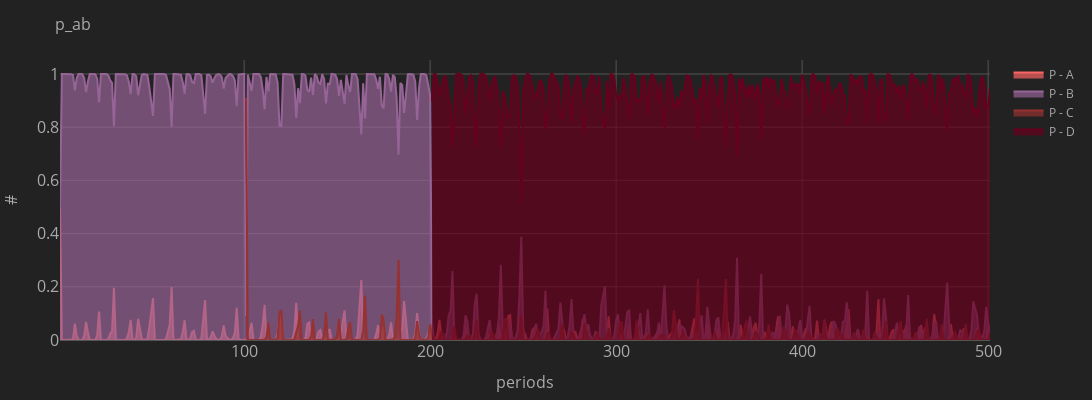
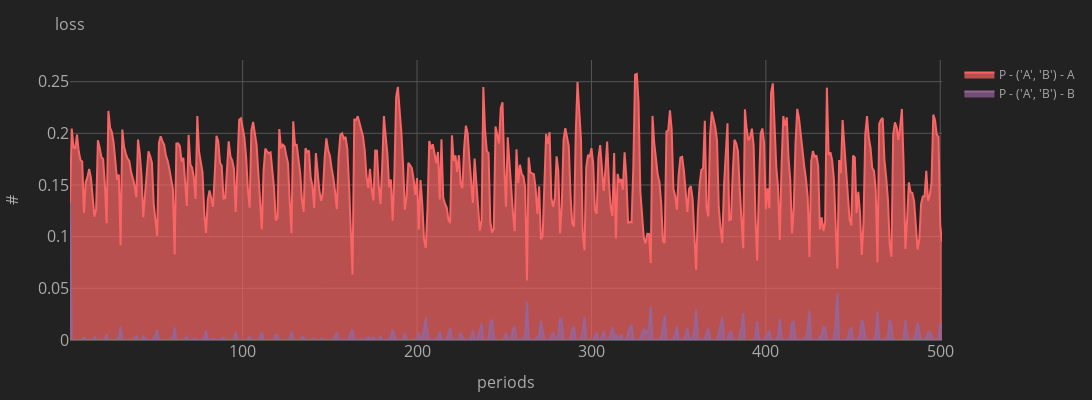

Notebook code cell kept with these figures, in order:
### Markdown cell above
#### CTR

### Code cell
# P(A>B)
# map to dataframe, where each row is a period and each column is a variant
df_p_ab = pd.DataFrame(bandit.df_metrics.P_ab_ctr.to_list(), columns=bandit.agent.variants)

p_data = [ plot.plot(x=bandit.df_metrics.period, y=df_p_ab[variant], color=i, opacity=0.7, name=f'P - {variant}', showlegend=True) for i, variant in enumerate(df_p_ab.columns)]
layout = plot.layout(title=f'p_ab', x_label='periods', y_label='#', theme='dark', width=1200, height=400)
fig = go.Figure(data=p_data, layout=layout).show()

# Loss
# map loss_ctr, where each row is a period and each column is a variant
df_loss = pd.DataFrame(bandit.df_metrics.loss_ctr.to_list())
df_loss = df_loss.applymap(lambda x: (0, 0) if pd.isna(x) else x)

for i, variant in enumerate(df_loss.columns):
    tmp1 = df_loss[variant].apply(lambda x: x[0])
    tmp2 = df_loss[variant].apply(lambda x: x[1])
    p_data = [ plot.plot(x=bandit.df_metrics.period, y=tmp1, color=0, opacity=0.7, name=f'P - {variant} - A', showlegend=True),
               plot.plot(x=bandit.df_metrics.period, y=tmp2, color=1, opacity=0.7, name=f'P - {variant} - B', showlegend=True) ]
    layout = plot.layout(title=f'loss', x_label='periods', y_label='#', theme='dark', width=1200, height=400)
    fig = go.Figure(data=p_data, layout=layout).show()

### Figure 1 — Plotly figure (JSON) as saved in the notebook; plotly's stock layout.template omitted (floating-point values rounded to 4 significant figures; data arrays with more than 128 entries replaced by an {"elided": "..."} marker saying what was removed)
{"data": [{"fill": "tozeroy", "fillcolor": "rgba(250, 100, 100, 0.7)", "marker": {"color": "rgba(250, 100, 100, 1.0)", "line": {"color": "rgba(250, 100, 100, 0.7)", "width": 1}, "opacity": 0.7, "size": 10, "symbol": "circle"}, "name": "P - A", "showlegend": true, "type": "scatter", "x": {"elided": "501 int values"}, "y": {"elided": "501 float values"}}, {"fill": "tozeroy", "fillcolor": "rgba(150, 100, 150, 0.7)", "marker": {"color": "rgba(150, 100, 150, 1.0)", "line": {"color": "rgba(150, 100, 150, 0.7)", "width": 1}, "opacity": 0.7, "size": 10, "symbol": "circle"}, "name": "P - B", "showlegend": true, "type": "scatter", "x": {"elided": "501 int values"}, "y": {"elided": "501 float values"}}, {"fill": "tozeroy", "fillcolor": "rgba(150, 50, 50, 0.7)", "marker": {"color": "rgba(150, 50, 50, 1.0)", "line": {"color": "rgba(150, 50, 50, 0.7)", "width": 1}, "opacity": 0.7, "size": 10, "symbol": "circle"}, "name": "P - C", "showlegend": true, "type": "scatter", "x": {"elided": "501 int values"}, "y": {"elided": "501 float values"}}, {"fill": "tozeroy", "fillcolor": "rgba(103,0,31,0.7)", "marker": {"color": "rgba(103,0,31,1.0)", "line": {"color": "rgba(103,0,31,0.7)", "width": 1}, "opacity": 0.7, "size": 10, "symbol": "circle"}, "name": "P - D", "showlegend": true, "type": "scatter", "x": {"elided": "501 int values"}, "y": {"elided": "501 float values"}}], "layout": {"autosize": true, "height": 400, "legend": {"font": {"color": "#AAAAAA"}}, "margin": {"b": 60, "l": 60, "pad": 0, "r": 60, "t": 60}, "paper_bgcolor": "#222222", "plot_bgcolor": "#222222", "scene": {"camera": {"center": {"x": 0, "y": 0, "z": 0}, "eye": {"x": 0.7, "y": 0.7, "z": 0.7}, "up": {"x": 0, "y": 0, "z": 1}}, "xaxis": {"showbackground": false, "showgrid": false, "showline": false, "showticklabels": false, "title": {"text": ""}, "zeroline": true}, "yaxis": {"showbackground": false, "showgrid": false, "showline": false, "showticklabels": false, "title": {"text": ""}, "zeroline": true}, "zaxis": {"showbackground": false, "showgrid": false, "showline": false, "showticklabels": false, "title": {"text": ""}, "zeroline": true}}, "title": {"font": {"color": "#AAAAAA", "size": 16}, "text": "p_ab"}, "width": 1200, "xaxis": {"color": "#AAAAAA", "gridcolor": "#555555", "tickfont": {"size": 16}, "title": {"font": {"color": "#AAAAAA", "size": 16}, "text": "periods"}, "zerolinecolor": "#555555"}, "yaxis": {"color": "#AAAAAA", "gridcolor": "#555555", "tickfont": {"size": 16}, "title": {"font": {"color": "#AAAAAA", "size": 16}, "text": "#"}, "zerolinecolor": "#555555"}}}

### Figure 2 — Plotly figure (JSON) as saved in the notebook; plotly's stock layout.template omitted (floating-point values rounded to 4 significant figures; data arrays with more than 128 entries replaced by an {"elided": "..."} marker saying what was removed)
{"data": [{"fill": "tozeroy", "fillcolor": "rgba(250, 100, 100, 0.7)", "marker": {"color": "rgba(250, 100, 100, 1.0)", "line": {"color": "rgba(250, 100, 100, 0.7)", "width": 1}, "opacity": 0.7, "size": 10, "symbol": "circle"}, "name": "P - ('A', 'B') - A", "showlegend": true, "type": "scatter", "x": {"elided": "501 int values"}, "y": {"elided": "501 float values"}}, {"fill": "tozeroy", "fillcolor": "rgba(150, 100, 150, 0.7)", "marker": {"color": "rgba(150, 100, 150, 1.0)", "line": {"color": "rgba(150, 100, 150, 0.7)", "width": 1}, "opacity": 0.7, "size": 10, "symbol": "circle"}, "name": "P - ('A', 'B') - B", "showlegend": true, "type": "scatter", "x": {"elided": "501 int values"}, "y": {"elided": "501 float values"}}], "layout": {"autosize": true, "height": 400, "legend": {"font": {"color": "#AAAAAA"}}, "margin": {"b": 60, "l": 60, "pad": 0, "r": 60, "t": 60}, "paper_bgcolor": "#222222", "plot_bgcolor": "#222222", "scene": {"camera": {"center": {"x": 0, "y": 0, "z": 0}, "eye": {"x": 0.7, "y": 0.7, "z": 0.7}, "up": {"x": 0, "y": 0, "z": 1}}, "xaxis": {"showbackground": false, "showgrid": false, "showline": false, "showticklabels": false, "title": {"text": ""}, "zeroline": true}, "yaxis": {"showbackground": false, "showgrid": false, "showline": false, "showticklabels": false, "title": {"text": ""}, "zeroline": true}, "zaxis": {"showbackground": false, "showgrid": false, "showline": false, "showticklabels": false, "title": {"text": ""}, "zeroline": true}}, "title": {"font": {"color": "#AAAAAA", "size": 16}, "text": "loss"}, "width": 1200, "xaxis": {"color": "#AAAAAA", "gridcolor": "#555555", "tickfont": {"size": 16}, "title": {"font": {"color": "#AAAAAA", "size": 16}, "text": "periods"}, "zerolinecolor": "#555555"}, "yaxis": {"color": "#AAAAAA", "gridcolor": "#555555", "tickfont": {"size": 16}, "title": {"font": {"color": "#AAAAAA", "size": 16}, "text": "#"}, "zerolinecolor": "#555555"}}}
